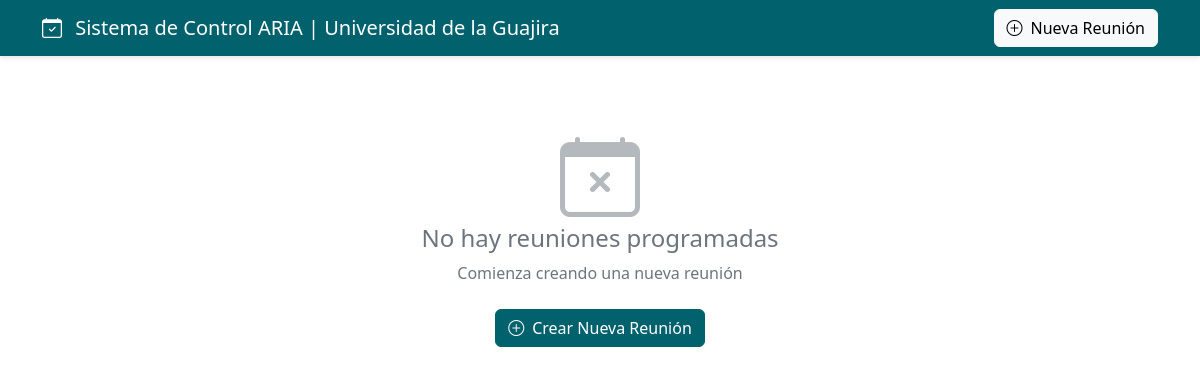
The app's page /, older data.
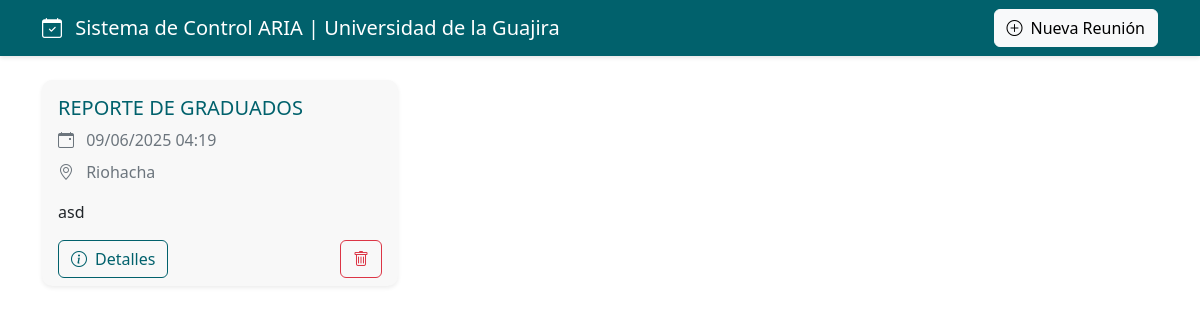
The same page, newer data.
### aria/models.py (models this page shows, shortened)
class Reunion(models.Model):
    titulo = models.CharField(max_length=200)
    descripcion = models.TextField()
    fecha = models.DateTimeField(auto_now_add=True)
    sede = models.ForeignKey(Sede, on_delete=models.CASCADE)

class Sede(models.Model):
    nombre_sede = models.CharField(max_length=65)
    def __str__(self):
        return f'{self.nombre_sede}'

### aria/views.py (the view)
# urls.py: path('', views.listaReuniones, name='lista_reuniones'),
def listaReuniones(request):
    reuniones = Reunion.objects.all().order_by('-fecha')
    return render(request, 'aria/reuniones.html', {
        'reuniones': reuniones
    })

### aria/templates/aria/reuniones.html (shortened to what this page needs)
{% extends 'aria/includes/base.html' %}
{% load static %}
{% block content %}
<main class="container pb-5">
    {% if reuniones %}
    <div class="row row-cols-1 row-cols-md-2 row-cols-lg-3 g-4">
        {% for reunion in reuniones %}
        <div class="col">
            <div class="card h-100 shadow-sm">
                <div class="card-body">
                    <h5 class="card-title text-primary">{{ reunion.titulo }}</h5>
                    <p class="card-text text-muted mb-2">
                        <i class="bi bi-calendar-event me-2"></i>
                        {{ reunion.fecha|date:"d/m/Y H:i" }}
                    </p>
                    <p class="card-text text-muted mb-3">
                        <i class="bi bi-geo-alt me-2"></i>
                        {{ reunion.sede }}
                    </p>
                    <p class="card-text">{{ reunion.descripcion|truncatechars:100 }}</p>
                </div>
                <div class="card-footer bg-transparent border-0 pt-0">
                    <div class="d-flex justify-content-between">
                        <a href="{% url 'reunion_creada' reunion.id %}" class="btn btn-outline-primary">
                            <i class="bi bi-info-circle me-2"></i>Detalles
                        </a>
                        <form method="POST" action="{% url 'eliminar_reunion' reunion.id %}" class="d-inline" id="form-eliminar-{{ reunion.id }}">
                            <button type="button" class="btn btn-outline-danger btn-eliminarReunion" data-reunion-id="{{ reunion.id }}">
                                <i class="bi bi-trash"></i>
                            </button>
                        </form>
                    </div>
                </div>
            </div>
        </div>
        {% endfor %}
    </div>
    {% else %}
    <div class="text-center py-5">
        <i class="bi bi-calendar-x display-1 text-muted mb-3"></i>
        <h4 class="text-muted">No hay reuniones programadas</h4>
        <p class="text-muted mb-4">Comienza creando una nueva reunión</p>
        <a href="{% url 'crear_reunion' %}" class="btn btn-primary">
            <i class="bi bi-plus-circle me-2"></i>Crear Nueva Reunión
        </a>
    </div>
    {% endif %}
</main>
{% endblock content %}

Row changes from the older to the newer data that the page shows:
added Reunion: titulo "REPORTE DE GRADUADOS", fecha "09/06/2025 04:19", sede "Riohacha", descripcion "asd"
Text that changed along with them:
text no longer shown: "No hay reuniones programadas Comienza creando una nueva reunión Crear Nueva Reunión"
